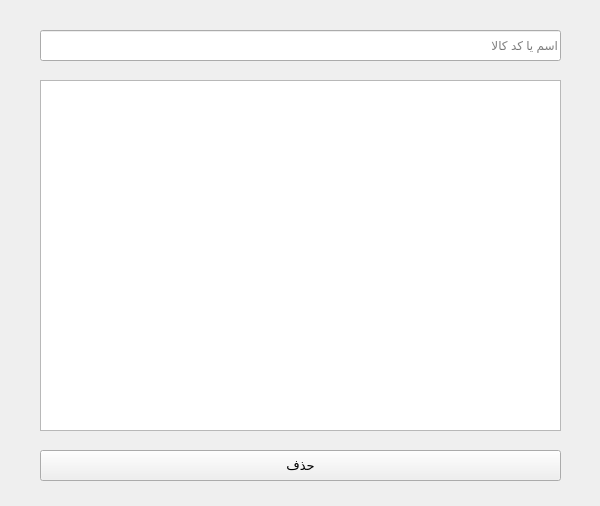
<?xml version="1.0" encoding="UTF-8"?>
<ui version="4.0">
 <class>Form</class>
 <widget class="QWidget" name="Form">
  <property name="geometry">
   <rect>
    <x>0</x>
    <y>0</y>
    <width>600</width>
    <height>506</height>
   </rect>
  </property>
  <property name="windowTitle">
   <string>Delete product name</string>
  </property>
  <widget class="QLineEdit" name="name_inpt">
   <property name="geometry">
    <rect>
     <x>40</x>
     <y>30</y>
     <width>521</width>
     <height>31</height>
    </rect>
   </property>
   <property name="layoutDirection">
    <enum>Qt::LeftToRight</enum>
   </property>
   <property name="alignment">
    <set>Qt::AlignLeading|Qt::AlignLeft|Qt::AlignVCenter</set>
   </property>
   <property name="placeholderText">
    <string>اسم یا کد کالا</string>
   </property>
   <property name="clearButtonEnabled">
    <bool>true</bool>
   </property>
  </widget>
  <widget class="QPushButton" name="delete_btn">
   <property name="geometry">
    <rect>
     <x>40</x>
     <y>450</y>
     <width>521</width>
     <height>31</height>
    </rect>
   </property>
   <property name="font">
    <font>
     <pointsize>10</pointsize>
    </font>
   </property>
   <property name="text">
    <string>حذف</string>
   </property>
  </widget>
  <widget class="QListWidget" name="search_list">
   <property name="geometry">
    <rect>
     <x>40</x>
     <y>80</y>
     <width>521</width>
     <height>351</height>
    </rect>
   </property>
   <property name="viewMode">
    <enum>QListView::ListMode</enum>
   </property>
  </widget>
 </widget>
 <resources/>
 <connections/>
</ui>
